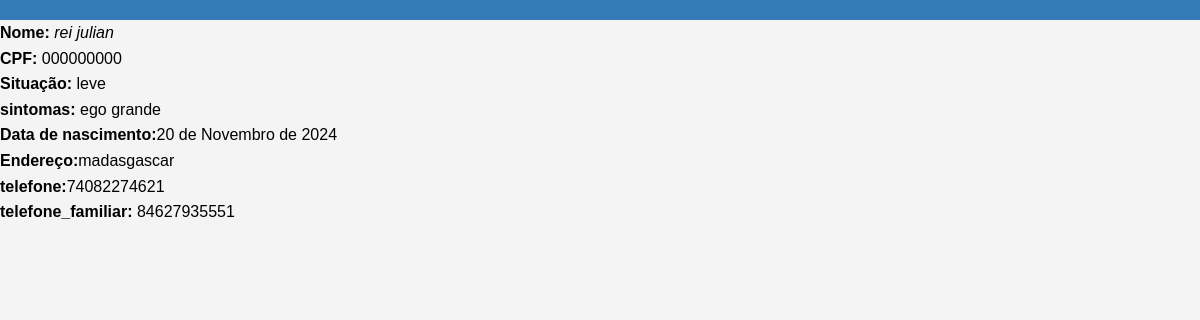
Before: /detalharPaciente/2 with the older database file.
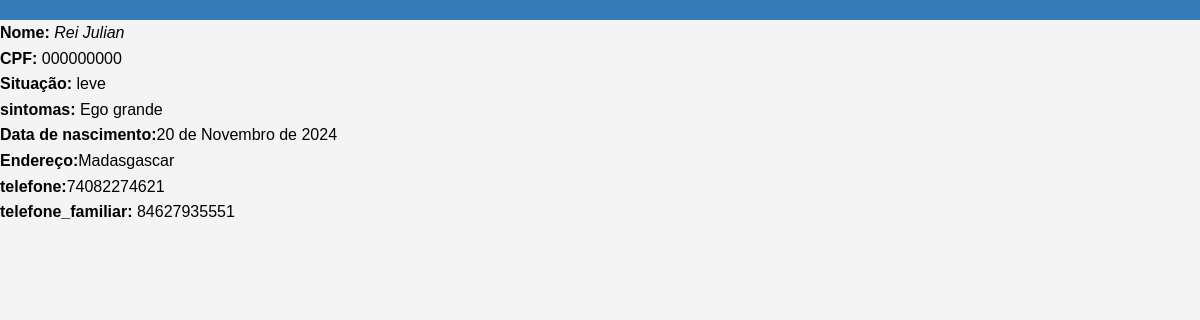
After: the same page with the newer database file.
### app1/models.py (models this page shows, shortened)
class Paciente(models.Model):
    class Situacao(models.TextChoices):
        ESTAVEL = 'Estável', 'Estável'
        PRIORITARIO = 'Prioritário', 'Prioritário'
        EMERGENCIA = 'Emergência', 'Emergência'
    nome = models.CharField(max_length=100, blank=False)
    sintoma = models.CharField(max_length=300, blank=False)
    situacao = models.CharField(max_length=12, choices=Situacao.choices, default=Situacao.ESTAVEL, blank=False)
    cpf = models.CharField(max_length=14, blank=False)
    data_nascimento = models.DateField(blank=False)
    endereco = models.CharField(max_length=250, blank=False)
    telefone = models.CharField(max_length=10, blank=False)
    telefone_familiar = models.CharField(max_length=10, blank=False)
    class Meta:
        constraints = [
            UniqueConstraint(fields=['cpf'], name='unique_paciente_cpf')  # Um nome único por paciente.
        ]

### app1/views.py (the view)
# urls.py: path('detalharPaciente/<int:id>',detalharpaciente,name='detalharPaciente'),
def detalharpaciente(request,id):
    return render(request,'detalharPaciente.html',{'paciente':Paciente.objects.get(id=id)})

### app1/templates/detalharPaciente.html (shortened to what this page needs)
<html>
 <head>
 </head>
 <header>
</header>
  <body>
    <b>Nome:</b> <td><em>{{paciente.nome}} </em> </td><br />
    <b>CPF:</b> <td>{{paciente.cpf}}</td><br />
    <b>Situação:</b> <td>{{paciente.situacao}}</td><br />
    <b>sintomas:</b> <td>{{paciente.sintoma}}</td><br />
    <b>Data de nascimento:</b><td>{{paciente.data_nascimento}}</td><br />
    <b>Endereço:</b><td>{{paciente.endereco}}</td><br />
    <b>telefone:</b></h5><td>{{paciente.telefone}}</td><br />
    <b>telefone_familiar:</b>  <td>{{paciente.telefone_familiar}}</td><br />
  </body>
</html>

Changed rows visible on the page:
changed Paciente "leve": nome "rei julian" → "Rei Julian"; sintoma "ego grande" → "Ego grande"; endereco "madasgascar" → "Madasgascar"
